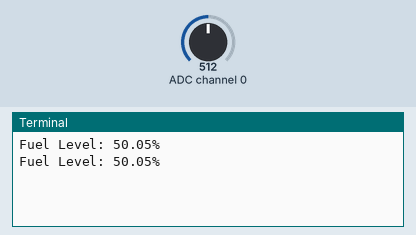
This program was run on a simulated Raspberry Pi (BCM pin numbers). Parts: the last lines printed to the terminal. Inputs (shaded band) come from the test bench; at power-on: ADC channel 0 = 512 (analog values on the 0–1023 scale).

Above: at 1.2 s.
1.3 s: ADC channel 0 set to 716
At 2.6 s:
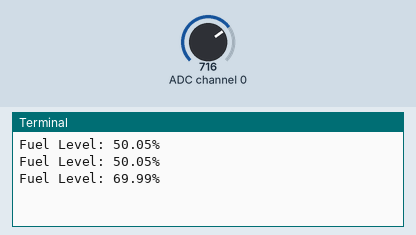
2.8 s: ADC channel 0 set to 900
At 3.4 s:
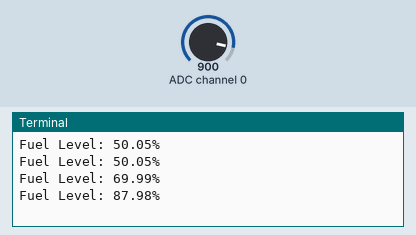
Timing chart, 0 to 5.8 s (numbered marks = the images above; inputs shaded):
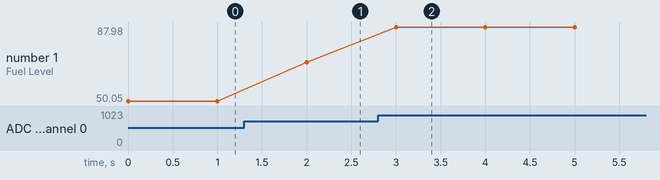

Measured:
- after the input at 1.3 s, the terminal: prints a new line after 0.70 s (image 1)
- after the input at 2.8 s, the terminal: prints a new line after 0.20 s (image 2)
- plotted number 1: 50.05 → 69.99 after the input at 1.3 s, 69.99 → 87.98 after the input at 2.8 s

The program:

CalcFuel.py
```python
import spidev
import time

# Initialize SPI
spi = spidev.SpiDev()
spi.open(0, 0)  # Open SPI bus 0, device 0
spi.max_speed_hz = 1350000

def read_adc(channel):
    """Reads SPI data from the MCP3008, 8 channels (0-7)"""
    adc = spi.xfer2([1, (8 + channel) << 4, 0])
    data = ((adc[1] & 3) << 8) + adc[2]
    return data

def fuel_percentage(adc_value):
    """Convert ADC value to fuel percentage"""
    max_adc = 1023  # 10-bit ADC
    empty_resistance = 90  # Ohms
    full_resistance = 3  # Ohms

    # Map ADC value to resistance (approximate linearization)
    resistance = empty_resistance - (adc_value / max_adc) * (empty_resistance - full_resistance)

    # Convert resistance to fuel level percentage
    percentage = ((empty_resistance - resistance) / (empty_resistance - full_resistance)) * 100
    return max(0, min(100, percentage))  # Clamp to 0-100%

while True:
    adc_value = read_adc(0)  # Read from channel 0
    fuel_level = fuel_percentage(adc_value)
    print(f"Fuel Level: {fuel_level:.2f}%")
    time.sleep(1)
```
